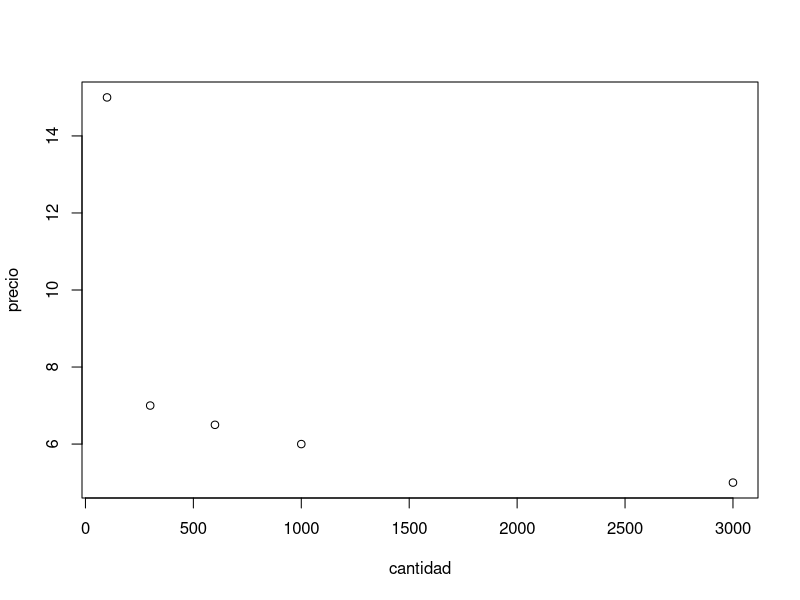
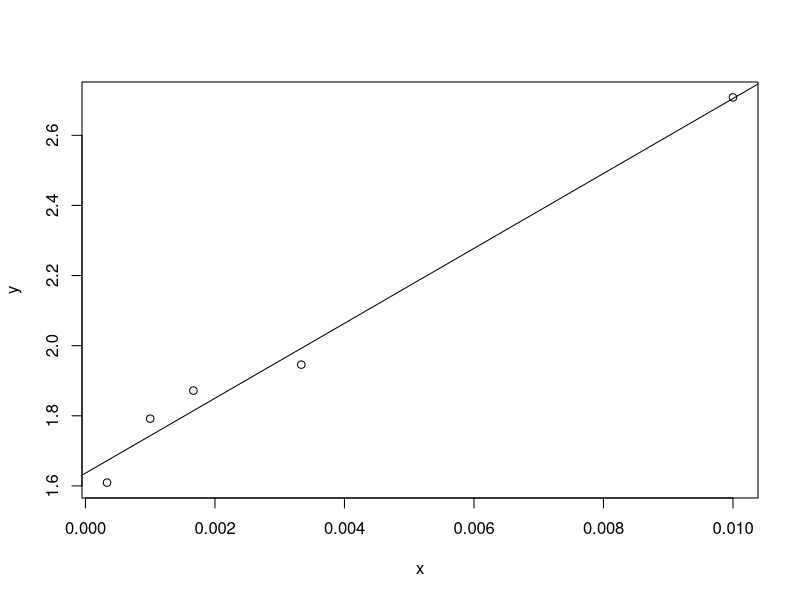

The R source for these figures, in order:
cantidad=c(100,300,600,1000,3000)
precio=c(15,7,6.5,6,5)
plot(cantidad,precio)

# transformar
y = log(precio)
x = 1 / cantidad

# recta de represión
plot(x,y)
l1 = lm(y~x)
abline(l1)

# coeficientes
m = l1$coefficients[2]
n = l1$coefficients[1]

# los datos
k = m
k
po = exp(n)
po

# funcion
f1=function(x){5.14* exp(106.85/x)}
f1(50)
